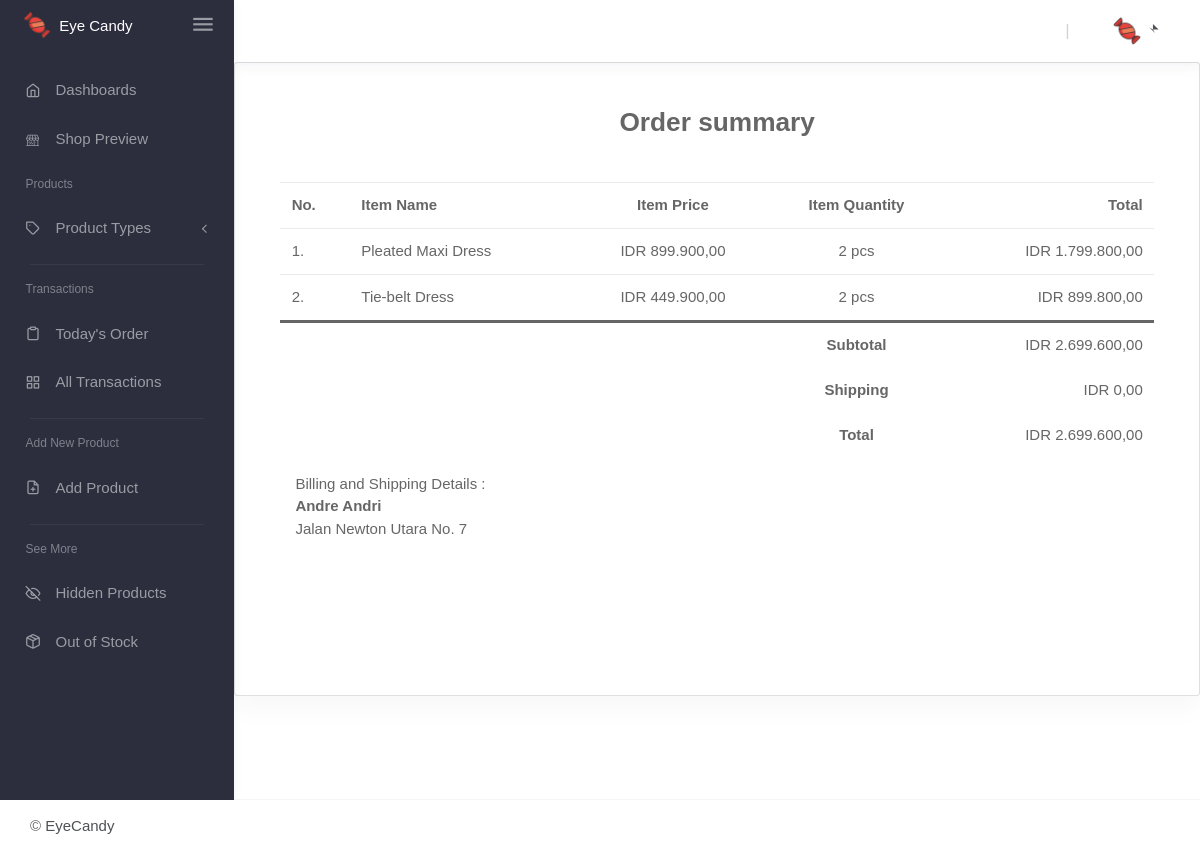
Page /index.php/AdminHome/showDetailTransaction?id=13 on the committed database.
### tables this page shows
CREATE TABLE `items` (
  `id_item` varchar(10) NOT NULL,
  `item_name` varchar(50) NOT NULL,
  `item_desc` text NOT NULL,
  `weight` int(11) NOT NULL,
  `selling_price` int(11) NOT NULL,
  `buying_price` int(11) NOT NULL,
  `care_ins` text NOT NULL,
  `id_type` int(3) NOT NULL,
  `disc` int(11) DEFAULT '0'
);

CREATE TABLE `transactions` (
  `id_trans` varchar(10) NOT NULL,
  `id_item_colored` int(11) NOT NULL,
  `quantity` int(11) NOT NULL,
  `UnitPrice` int(11) NOT NULL,
  `item_size` varchar(5) NOT NULL
);

CREATE TABLE `transaction_detail` (
  `id_trans` int(11) NOT NULL,
  `email_user` varchar(50) NOT NULL,
  `stats` varchar(10) NOT NULL,
  `trans_date` date NOT NULL,
  `shipping_fee` int(11) NOT NULL
);

CREATE TABLE `ms_users` (
  `email_user` varchar(100) NOT NULL,
  `pass` varchar(50) NOT NULL,
  `name` varchar(100) NOT NULL,
  `address` text NOT NULL,
  `salt` varchar(10) NOT NULL,
  `priv` int(2) NOT NULL,
  `prof_pic` varchar(100) NOT NULL
);

### application/controllers/AdminHome.php (called while the page is built, shortened)
<?php
class AdminHome extends CI_Controller{
	public function __construct(){
        $this->load->model('AdminHome_model');
	}
    public function showDetailTransaction(){
        $data['transaction']= $this->AdminHome_model->get_transaction($_GET['id']);
        $data['shipping']= $this->AdminHome_model->get_shipping($_GET['id']);
        $data['totalpayment']= $this->AdminHome_model->get_totalpayment($_GET['id']);
        $data['style'] = $this->load->view('include/css', NULL, TRUE);
        $data['script'] = $this->load->view('include/js', NULL, TRUE);
        $data['Detail'] = $this->load->view('include/TabelDetail', $data, TRUE);
		$data['header']= $this->load->view('include/HeaderAdmin',$data,TRUE);
        $data['footer']= $this->load->view('include/FooterAdmin',NULL,TRUE);
        $this->load->view('pages/DetailTabel.php',$data);
	}
}

### index.php (called while the page is built, shortened)
<?php
require_once BASEPATH.'core/CodeIgniter.php';

### application/models/AdminHome_model.php (called while the page is built, shortened)
<?php
class AdminHome_model extends CI_Model{
	function get_transaction($id){
		$this->db->select('*, transactions.quantity, (transactions.quantity*transactions.unitprice) as totalitem');
		$this->db->from('items');
		$this->db->join('item_colored', 'item_colored.id_item = items.id_item');
		$this->db->join('item_stock', 'item_colored.id_item_colored = item_stock.id_item_colored');
		$this->db->join('transactions', 'item_colored.id_item_colored = transactions.id_item_colored');
		$this->db->join('transaction_detail', 'transaction_detail.id_trans = transactions.id_trans');
		$this->db->where('transactions.id_trans',$id);
		$this->db->group_by('transactions.id_item_colored');
		$this->db->group_by('transaction_detail.id_trans');
		$query= $this->db->get();
		return $query->result_array();
	}
	function get_shipping($id){
		$this->db->select('*, transaction_detail.shipping_fee as shippingfee, sum(transaction_detail.shipping_fee + (quantity*UnitPrice)) as total');
		$this->db->from('transaction_detail');
		$this->db->join('transactions', 'transaction_detail.id_trans = transactions.id_trans');
		$this->db->join('item_colored', 'item_colored.id_item_colored = transactions.id_item_colored');
		$this->db->join('ms_users', 'transaction_detail.email_user = ms_users.email_user');
		$this->db->where('transactions.id_trans',$id);
		$this->db->group_by('transaction_detail.id_trans');
		$query= $this->db->get();
		return $query->result_array();
	}
	function get_totalpayment($id){
		$this->db->select('sum(quantity * UnitPrice) as total');
		$this->db->from('transactions');
		$this->db->where('id_trans',$id);
		$query= $this->db->get();
		return $query->result_array();
	}
}
?>

### application/views/include/TabelDetail.php (the view, shortened to what this page needs)
<div class="container">
    <div class="row">
        <div class="col-md-12">
            <div class="panel panel-default">
                <div class="panel-heading">
                <br>
                    <h3 class="text-center"><strong>Order summary</strong></h3>
					<br><br>
                </div>
                <div class="panel-body">
                    <div class="table-responsive" style="overfloe-x: auto">
                        <table class="table table-condensed">
                            <thead>
                                <tr>
									<td><strong>No.</strong></td>
                                    <td><strong>Item Name</strong></td>
                                    <td class="text-center"><strong>Item Price</strong></td>
                                    <td class="text-center"><strong>Item Quantity</strong></td>
                                    <td class="text-right"><strong>Total</strong></td>
                                </tr>
                            </thead>
                            <tbody>
                                <tr>
									<?php
									$counter = 1;
									foreach ($transaction as $row):
										$name_item= $row['item_name'];
										$price_item= $row['selling_price'];
										$quantity = $row['quantity'];
									?>
									<td><?= $counter++?>.</td>
									<td><?= $name_item?></td>
									<td class="text-center">IDR <?= number_format($price_item,2,',','.');?></td>
									<td class="text-center"><?= $quantity?> pcs</td>
									<td class="text-right">IDR <?= number_format(($price_item*$quantity),2,',','.');?></td>
                                </tr>
								<?php endforeach;?>
                                <tr>
									<?php foreach ($totalpayment as $row):
										$total = $row['total'];
									?>
                                    <td class="highrow"></td>
                                    <td class="highrow"></td>
									<td class="highrow"></td>
                                    <td class="highrow text-center"><strong>Subtotal</strong></td>
                                    <td class="highrow text-right">IDR <?= number_format($total,2,',','.');?></td>
									<?php endforeach;?>
                                </tr>
                                <tr>
                                    <td class="emptyrow"></td>
                                    <td class="emptyrow"></td>
									<td class="emptyrow"></td>
                                    <td class="emptyrow text-center"><strong>Shipping</strong></td>
									<?php foreach ($shipping as $row):
										$shippingfee= $row['shippingfee'];
										$totalsemua= $row['total'];
									?>
                                    <td class="emptyrow text-right">IDR <?= number_format($shippingfee,2,',','.');?></td>
                                </tr>
                                <tr>
                                    <td class="emptyrow"></td>
									<td class="emptyrow"></td>
									<td class="emptyrow"></td>
                                    <td class="emptyrow text-center"><strong>Total</strong></td>
                                    <td class="emptyrow text-right">IDR <?= number_format($totalsemua,2,',','.');?></td>
                                </tr>
								<?php endforeach;?>
                            </tbody>
                        </table>
						<div class="col-12">
                    		<div class="panel panel-default height">
								<?php
									foreach ($shipping as $row):
										$name= $row['name'];
										$address= $row['address'];
								?>
                        	<div class="panel-heading">Billing and Shipping Details : </div>
                        	<div class="panel-body">
                            	<strong><?= $name?></strong><br>
                            	<?= $address?><br>
                        	</div>
                    	</div>
				<?php endforeach;?>
            </div>
                    </div>
                </div>
            </div>
        </div>
    </div>
</div>
</div>

### asset/css/main.css (style rules this page uses)
.container { max-width: 1380px; }
@media (max-width: 1600px) { .container { max-width: 1200px; } }

### application/views/include/TabelDetail.php (style rules this page uses)
.height { min-height: 200px; }
.table > tbody > tr > .emptyrow { border-top: none; }
.table > tbody > tr > .highrow { border-top: 3px solid; }

### rows in the picture
items: item_name "Pleated Maxi Dress", selling_price "899.900,00", transactions.quantity "2", $price_item*$quantity "1.799.800,00"
items: item_name "Tie-belt Dress", selling_price "449.900,00", transactions.quantity "2", $price_item*$quantity "899.800,00"
transaction_detail: shipping_fee "0,00", totalsemua "2.699.600,00", email_user.name "Andre Andri", email_user.address "Jalan Newton Utara No. 7"

### other values in the picture
$total "2.699.600,00"
